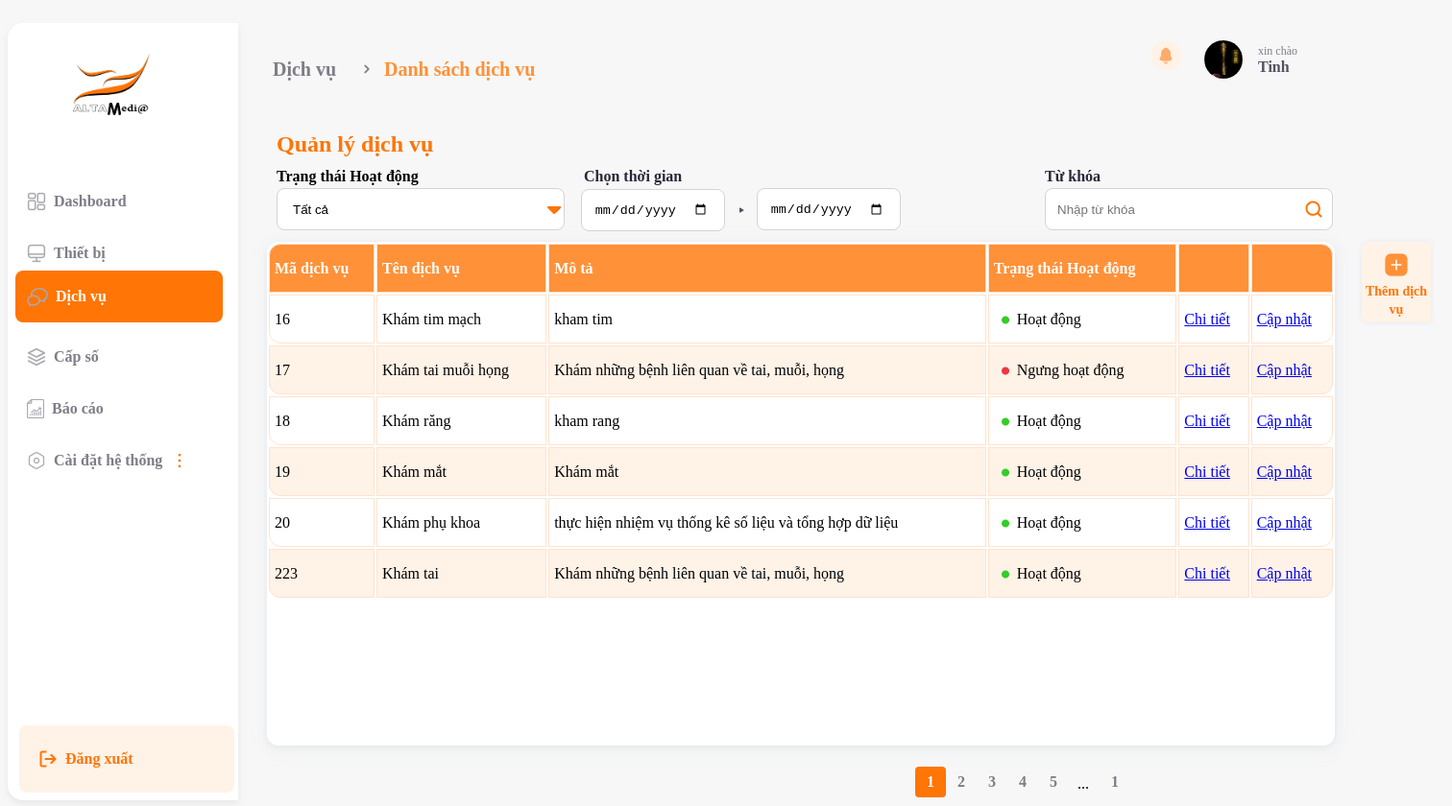
Page /dashboard/service.php (signed in) on the committed database.
### tables this page shows
CREATE TABLE `user` (
  `userID` int(11) NOT NULL,
  `name` varchar(50) NOT NULL,
  `username` varchar(50) NOT NULL,
  `phone` int(13) NOT NULL,
  `pw` varchar(50) NOT NULL,
  `email` varchar(50) NOT NULL,
  `status` varchar(50) NOT NULL,
  `picture` varchar(255) NOT NULL,
  `roleID` int(11) NOT NULL
);

CREATE TABLE `service` (
  `serviceID` int(11) NOT NULL,
  `serviceName` varchar(50) NOT NULL,
  `descriptive` varchar(255) NOT NULL,
  `serviceStatus` varchar(50) NOT NULL,
  `serviceDate` datetime NOT NULL,
  `prefix_id` varchar(30) NOT NULL,
  `surfix_id` varchar(30) NOT NULL,
  `stt_service` int(11) NOT NULL
);

### dashboard/service.php (shortened to what this page needs)
<?php
require '../function/function_nofication.php';
$conn = connect_db();
if (isset($_SESSION['admin_login'])) {
    if (isset($_SESSION['userID'])) {
        $id = $_SESSION['userID'];
        $sql = "SELECT * FROM user where userID = '$id'";
        $result = mysqli_query($conn, $sql);
        if (mysqli_num_rows($result) > 0) {
            $row = mysqli_fetch_assoc($result);
            $name = $row['name'];
            $picture = $row['picture'];
        } else {
            header("location:../logout.php");
            exit;
        }
    }
?>
    <!DOCTYPE html>
    <html lang="en">
    <head>
        <link href="../css/dashboard.css" rel="stylesheet">
    </head>
    <body>
        <header>
            <div id="topbar">
                <p class="text1">Dịch vụ</p>
                <img src="../picture/component/u_angle-right.png" alt="" class="angle">
                <p class="topbar">Danh sách dịch vụ</p>
            </div>
            <div>
                <div class="popup" onclick="myFunction()">
                    <img src="../picture/component/nofication.png" alt="nofication" class="nofication" id="myNofication">
                </div>
            </div>
            <a href="info.php">
                <div id="info">
                    <p class="hello">xin chào</p>
                    <p class="header username"><?php echo $name ?></p>
                    <img src="<?php echo "../picture/avatar/" . $picture ?>" alt="smallpicture" class="picinfo">
                </div>
            </a>
        </header>
        <div>
            <p class="managetext">Quản lý dịch vụ</p>
            <div class="activedropdown">
                <form action="service.php" method="POST">
                    <div class="select_monitor">
                        <p>Trạng thái Hoạt động</p>
                        <select name="search_select" id="activedropdown" onchange="form.submit()">
                            <option value="" disabled selected style="display: none;">Tất cả</option>
                        </select>
                    </div>
                </form>
            </div>
            <div class="dateservice">
                <p>Chọn thời gian</p>
                <form action="" method="POST">
                    <input type="date" class="dateservice start" name="start_date">
                    <img src="../picture/component/arrow-right.png" alt="">
                    <input type="date" class="dateservice end" name="end_date" onchange="form.submit()">
                </form>
            </div>
            <div class="search">
                <p>Từ khóa</p>
                <form action="service.php" method="POST">
                    <input type="text" name="search" placeholder="Nhập từ khóa" autocomplete="off">
                    <button type="submit" id="submit" name="submit_search" class=""><img src="../picture/component/search.png" alt="search"></button>
                </form>
            </div>
            <a href="../dashboard/add/addservice.php" class="add">
                <img src="../picture/component/add-square.png" alt="">
                <p>Thêm dịch vụ</p>
            </a>
        </div>
        <ul>
            <img src="../picture/Logo alta.png" alt="logo" class="logo">
            <li><a href="../dashboard/index.php" class="dashboard"><img src="../picture/component/dashboard.png" alt="dashboard">
                    Dashboard</a>
            </li>
            <li><a href="../dashboard/monitor.php" class="monitor"><img src="../picture/component/monitor.png" alt="monitor">Thiết
                    bị</a></li>
            <li><a href="" id='service'><img src="../picture/component/service.png" alt="service">Dịch vụ</a></li>
            <li><a href="../dashboard/progression.php" class="progression"><img src="../picture/component/progression.png" alt="progression">Cấp
                    số</a>
            </li>
            <li><a href="../dashboard/report.php" class="report"><img src="../picture/component/report.png" alt="report">Báo
                    cáo</a></li>
            <li class="setting"><a href="" class="setting"><img src="../picture/component/setting.png" alt="setting">Cài đặt
                    hệ
                    thống<img src="../picture/component/dropdown.png" alt="dropdown"></a>
            </li>
            <li><a href="../logout.php" class="logout"><img src="../picture/component/logout.png" alt="logout">Đăng
                    xuất</a>
            </li>
        </ul>
        <main id="mainmonitor" class="importance">
            <table style="width:100%" class="tablemonitor">
                <tr>
                    <th class="start">Mã dịch vụ</th>
                    <th>Tên dịch vụ</th>
                    <th>Mô tả</th>
                    <th>Trạng thái Hoạt động</th>
                    <th></th>
                    <th class="end"></th>
                </tr>
                <?php
                $sql_pagination = 'SELECT count(serviceID) as total from service';
                $result_pagination = mysqli_query($conn, $sql_pagination);
                $row_pagination = mysqli_fetch_assoc($result_pagination);
                $total_records = $row_pagination['total'];
                $current_page = isset($_GET['page']) ? $_GET['page'] : 1;
                $limit = 9;
                $total_page = ceil($total_records / $limit);
                $start = ($current_page - 1) * $limit;
                if (isset($_POST['submit_search'])) {
                    $search = addslashes($_POST['search']);
                    if (empty($search)) {
                        $query = "SELECT * FROM service LIMIT $start, $limit";
                    } else {
                        $query = "SELECT * FROM service WHERE serviceName LIKE '%$search%' LIMIT $start, $limit";
                    }
                } else {
                    $query = "SELECT * FROM service LIMIT $start, $limit";
                }
                $result_list = mysqli_query($conn, $query);
                if (mysqli_num_rows($result_list) > 0) {
                    while ($row = mysqli_fetch_assoc($result_list)) {
                        $serviceID = $row['serviceID'];
                        $serviceName = $row['serviceName'];
                        $descriptive = $row['descriptive'];
                        $serviceStatus = $row['serviceStatus'];
                        $active = '<img src="../picture/component/EllipseGreen.png" alt="active">';
                        $stopActive = '<img src="../picture/component/EllipseRed.png" alt="active">';
                ?>
                        <tr>
                            <td id="start"><?php echo $serviceID; ?></td>
                            <td><?php echo $serviceName; ?></td>
                            <td><?php echo $descriptive; ?></td>
                            <td><?php echo ($serviceStatus == "Hoạt động") ? $active . $serviceStatus : $stopActive . $serviceStatus; ?>
                            </td>
                            <td><a href="../dashboard/detail/serviceDetail.php?id=<?php echo $serviceID ?>">Chi tiết</a></td>
                            <td id="end"><a href="../dashboard/add/addservice.php?id=<?php echo $serviceID; ?>">Cập nhật</a></td>
                        </tr>
                <?php }
                }
                ?>
            </table>
        </main>
        <div class="pagination">
            <?php
            for ($i = 1; $i <= 5; $i++) {
                if ($i == $current_page) {
                    echo '<span class="pagination-active">' . $i . '</span> ';
                } else {
                    echo '<a class="pagination-box" href="service.php?page=' . $i . '">' . $i . '</a> ';
                }
            }
            echo "<a class='less'> ... </a>";
            echo '<a class="pagination-box" href="service.php?page=' . $total_page . '">' . $total_page . '</a> ';
            ?>
        </div>
    <?php
} else if (isset($_SESSION['user_login'])) {
    header("location:../user/index.php");
} else {
    header("location:../index.php");
}
    ?>
    </body>
    </html>

### rows in the picture
user: name "Tinh", picture (picture)
service: serviceID "16", serviceName "Khám tim mạch", descriptive "kham tim", serviceStatus "Hoạt động"
service: serviceID "17", serviceName "Khám tai muỗi họng", descriptive "Khám những bệnh liên quan về tai, muỗi, họng", serviceStatus "Ngưng hoạt động"
service: serviceID "18", serviceName "Khám răng", descriptive "kham rang", serviceStatus "Hoạt động"
service: serviceID "19", serviceName "Khám mắt", descriptive "Khám mắt", serviceStatus "Hoạt động"
service: serviceID "20", serviceName "Khám phụ khoa", descriptive "thực hiện nhiệm vụ thống kê số liệu và tổng hợp dữ liệu", serviceStatus "Hoạt động"
service: serviceID "223", serviceName "Khám tai", descriptive "Khám những bệnh liên quan về tai, muỗi, họng", serviceStatus "Hoạt động"

### other values in the picture
$total_page "1"
